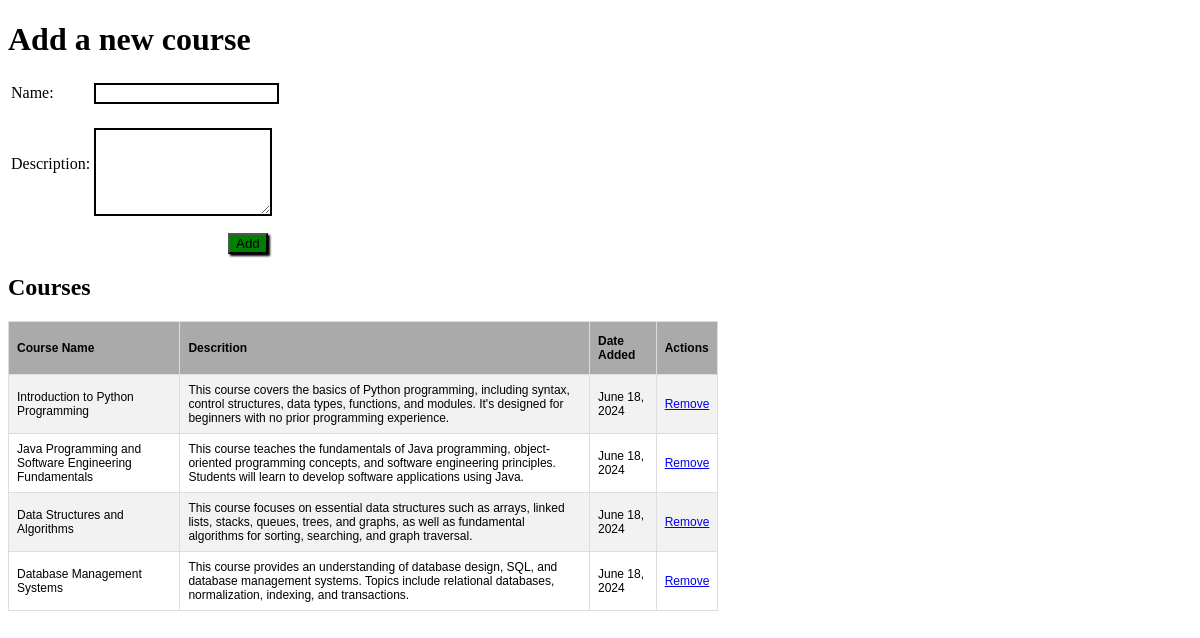
The page / on the database its author committed.
### courses_app/models.py (models this page shows)
class Course(models.Model):
    name = models.CharField(max_length=45)
    description = models.TextField()
    date = models.DateField(auto_now_add=True)
    objects = CourseManager()

### courses_app/views.py (the view)
# urls.py: path('', views.index,name='index'),
def index(request):
    course = Course.objects.all
    return render(request,"main.html",{'course':course})

### courses_app/templates/main.html (shortened to what this page needs)
<!DOCTYPE html>
<html lang="en">
<head>
    {% load static %}
    <link rel="stylesheet" href="{% static 'css/style.css' %}">
</head>
<body>
    <h1>Add a new course</h1>
    <form action="{% url 'addCourses' %}" method="POST">
    <table>
    <tr>
        <td>Name: </td>
        <td><input class="inputField" type="text" name="name"></td>
    </tr>
    <tr>
        <td>Description: </td>
        <td> <textarea class="inputField" name="description" id="inputFieldDes"></textarea></td>
    </tr>
    </table>
    <button>Add</button>
</form>
    <h2>Courses</h2>
    <table id="customers">
        <tr>
            <th>Course Name</th>
            <th>Descrition</th>
            <th>Date Added</th>
            <th>Actions</th>
          </tr>
          {%for cour in course %}
          <tr>
            <td>{{cour.name}}</td>
            <td>{{cour.description}}</td>
            <td>{{cour.date}}</td>
            <td><a href="{% url 'delCourses' cour.id %}">Remove</a></td>
          </tr>
          {%endfor%}
    </table>
</body>
</html>

### courses_app/static/css/style.css (style rules this page uses)
.inputField { border: 2px black solid; }
#inputFieldDes { height: 80px; width: 170px; margin-top: 20px; }
button { background-color: green; box-shadow: 2px 2px 2px; margin-top: 10px; margin-left: 220px; }
#customers { font-family: Arial, Helvetica, sans-serif; border-collapse: collapse; width: 60%; font-size: 12px; }
#customers td, #customers th { border: 1px solid #ddd; padding: 8px; }
#customers tr:nth-child(even) { background-color: #f2f2f2; }
#customers th { padding-top: 12px; padding-bottom: 12px; text-align: left; background-color: #aaaaaa; color: rgb(0, 0, 0); }

### rows shown on the page
Course: name "Introduction to Python Programming", description "This course covers the basics of Python programming, including syntax, control structures, data types, functions, and modules. It's designed for beginners with no prior programming experience.", date "June 18, 2024"
Course: name "Java Programming and Software Engineering Fundamentals", description "This course teaches the fundamentals of Java programming, object-oriented programming concepts, and software engineering principles. Students will learn to develop software applications using Java.", date "June 18, 2024"
Course: name "Data Structures and Algorithms", description "This course focuses on essential data structures such as arrays, linked lists, stacks, queues, trees, and graphs, as well as fundamental algorithms for sorting, searching, and graph traversal.", date "June 18, 2024"
Course: name "Database Management Systems", description "This course provides an understanding of database design, SQL, and database management systems. Topics include relational databases, normalization, indexing, and transactions.", date "June 18, 2024"
